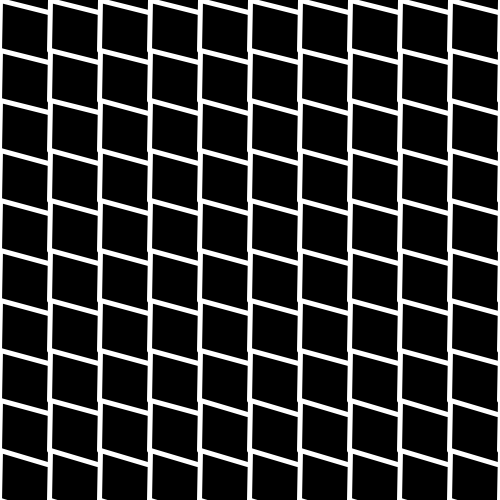
Frame 1 (no input)
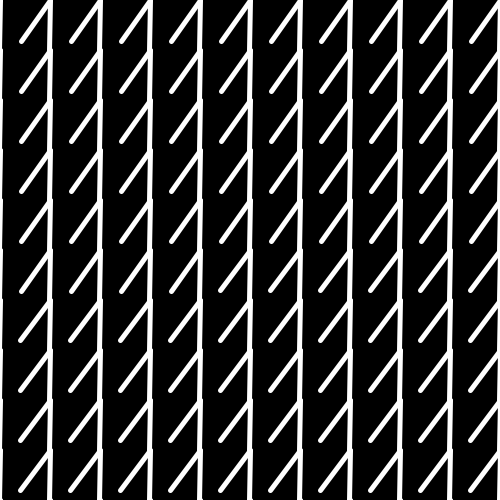
Frame 60 (the mouse pressed at the canvas centre just before this capture)
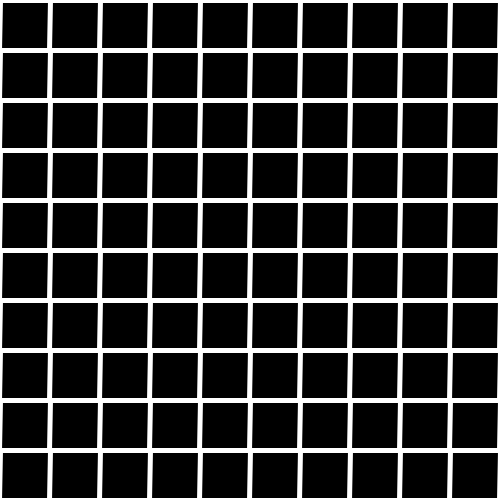
Frame 120 (the mouse held since frame 60 and released just before this capture)

The Processing sketch that drew these frames (run headless with seeded random() and noise(); from frame 60 on, the mouse is pressed at the canvas centre):

// Processing sketch: strange_cell
// ── strange_cell.pde
int n=10;
Cell_Line cl[][][]=new Cell_Line[2][n+1][n+1];

void setup(){
  size(500,500);
  for(int mode=0;mode<2;mode++)
    for(int i=0;i<n+1;i++)
      for(int j=0;j<n+1;j++)
        cl[mode][i][j]=new Cell_Line(width/float(n)*j, height/float(n)*i, width/float(n),mode);
}

void draw(){
  background(0);
  stroke(255);
  strokeWeight(5);
  for(int mode=0;mode<2;mode++)
    for(int i=0;i<n+1;i++)
      for(int j=0;j<n+1;j++)
        cl[mode][i][j].show();
}

class Cell_Line{
  PVector pos;
  float rad=0;
  float leng;
  int mode;
  
  Cell_Line(float _x,float _y,float _leng,int _mode){
    pos=new PVector(_x,_y);
    leng=_leng;
    mode=_mode;
  }
  
  void show(){
    if(millis()%4000<=3000){
      if(mode==0)rad=PI/3000*(millis()%4000);
      else rad=PI/3000*(millis()%4000)+PI/2;
    }else {
      if(mode==0)rad=0;
      else rad=PI/2;
    }
    if(millis()%8000<=3000){ // 0ms between 3000ms
      rad=(mode==0?PI/3000*(millis()%8000):PI/2);
    }else if(millis()%8000<=4000){ // 3000ms between 4000ms 
      rad=(mode==0?0:PI/2);
    }else if(millis()%8000<=7000){ // 4000ms between 7000ms
      rad=(mode==1?PI/3000*(millis()%8000-4000)+PI/2:0);
    }else { // 7000ms between 8000ms
      rad=(mode==0?0:PI/2);
    }
    float x=leng*cos(rad);
    float y=leng*sin(rad);
    translate(pos.x,pos.y);
    line(0,0,x,y);
    resetMatrix();
  }
}
